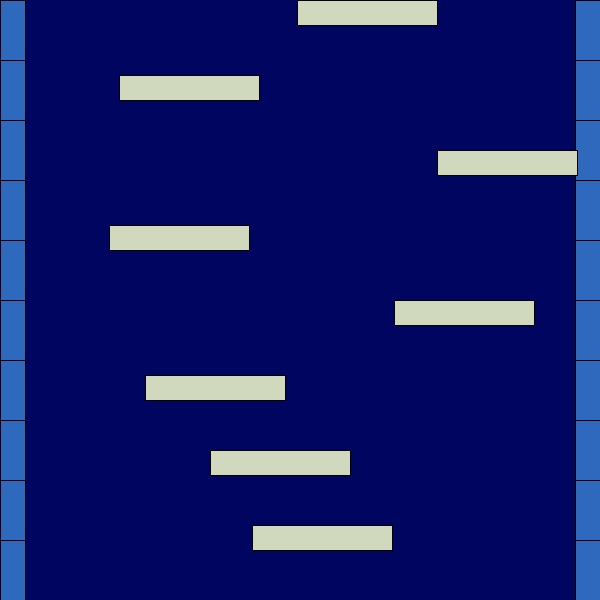
Frame 1 (no input)
Frame 60 (the mouse pressed at the canvas centre just before this capture): identical to frame 1, image omitted
Frame 120 (the mouse held since frame 60 and released just before this capture): identical to frame 1, image omitted

The Processing sketch that drew this single still picture (run headless with seeded random() and noise(); from frame 60 on, the mouse is pressed at the canvas centre):

// Processing sketch: week03_5
// ── week03_5.pde
//week03_5
//小朋友下樓梯 加上地板
void setup(){
  size(600,600); //小畫家截youtube圖片,得到大小
  for(int i=0;i<20;i++)floorX[i]=int(random(600-140));
}
int[]floorX=new int[20];//準備20個地板
void draw(){
  background(0,5,95);//小畫家的吸管
  fill(47,105,190);//左右磚的色彩
  for(int i=0;i<=10;i++){
    rect(0,i*60,25,60);//左邊的牆
    rect(600-25,i*60,25,60);//右邊的牆
  }
  fill(208,216,189);//畫地板
  //rect(200,200,140,25);//大概量一下寬度
  for(int i=0;i<20;i++){  
    rect(floorX[i],i*75,140,25);
  }
}
